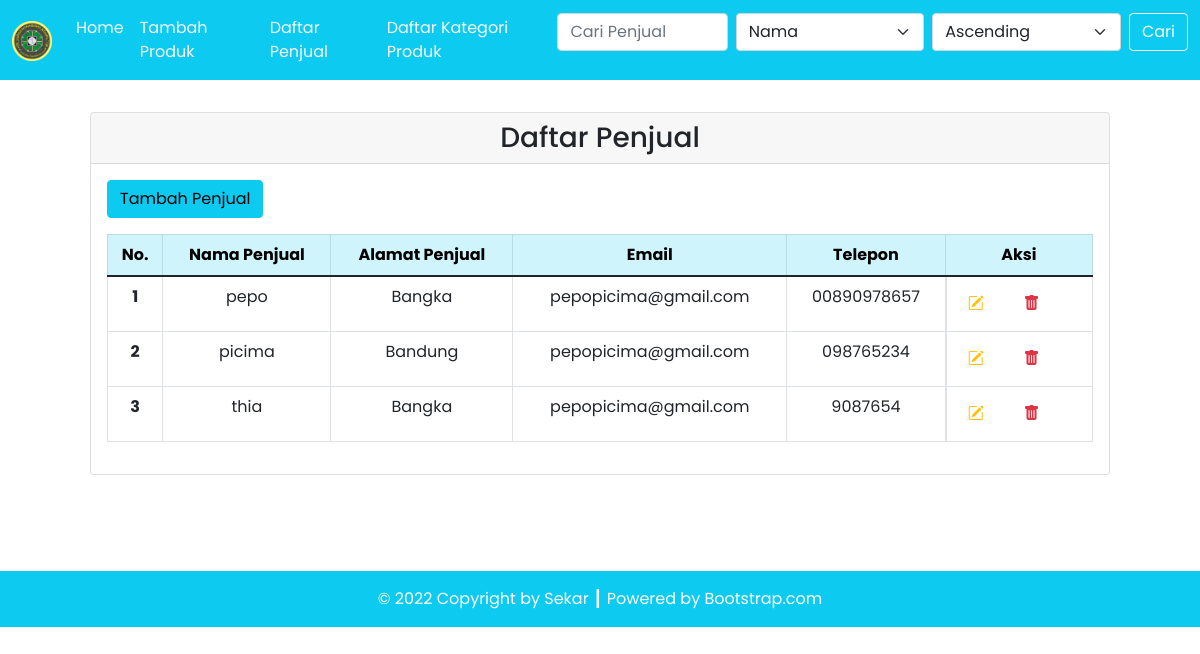
The app's page /penjual.php with its own data.
### tables this page shows
CREATE TABLE `penjual` (
  `id_penjual` int(11) NOT NULL,
  `nama_penjual` varchar(255) DEFAULT NULL,
  `alamat_penjual` varchar(255) DEFAULT NULL,
  `email` varchar(255) DEFAULT NULL,
  `telepon` varchar(15) DEFAULT NULL
);

### src/config/db.php (called while the page is built)
<?php
$DB_HOST = "localhost";
$DB_USERNAME = "root";
$DB_PASSWORD = "";
$DB_NAME = "db_dpbo1";

### src/classes/DB.php (called while the page is built, shortened)
<?php
class DB
{
    private $hostname;
    private $username;
    private $password;
    private $dbname;
    private $conn;
    private $result;
    function __construct($hostname, $username, $password, $dbname)
    {
        $this->hostname = $hostname;
        $this->username = $username;
        $this->password = $password;
        $this->dbname = $dbname;
    }
    function open()
    {
        $this->conn = mysqli_connect($this->hostname, $this->username, $this->password, $this->dbname);
    }
    function execute($query)
    {
        $this->result = mysqli_query($this->conn, $query);
    }
    function getResult()
    {
        return mysqli_fetch_array($this->result);
    }
}

### src/classes/Penjual.php (called while the page is built, shortened)
<?php
class Penjual extends DB
{
    function getPenjual($search = "", $sortColumn = 'nama_penjual', $sortOrder = 'asc')
    {
        $where = "";
        $allowedSortColumns = ['nama_penjual', 'alamat_penjual', 'email', 'telepon'];
        $sortColumn = in_array($sortColumn, $allowedSortColumns) ? $sortColumn : 'nama_penjual';
        $sortOrder = $sortOrder === 'desc' ? 'DESC' : 'ASC';
        $query = "SELECT * FROM penjual" . $where . " ORDER BY " . $sortColumn . " " . $sortOrder;
        return $this->execute($query);
    }
}
?>

### src/penjual.php (the view, shortened to what this page needs)
<?php
include('config/db.php');
include('classes/DB.php');
include('classes/Penjual.php');
$search = isset($_GET['search']) ? $_GET['search'] : '';
$sortColumn = isset($_GET['sortColumn']) ? $_GET['sortColumn'] : 'nama_penjual';
$sortOrder = isset($_GET['sortOrder']) ? $_GET['sortOrder'] : 'asc';
$penjual = new Penjual($DB_HOST, $DB_USERNAME, $DB_PASSWORD, $DB_NAME);
$penjual->open();
$penjual->getPenjual($search, $sortColumn, $sortOrder);
$header = '<tr>
<th scope="row">No.</th>
<th scope="row">Nama Penjual</th>
<th scope="row">Alamat Penjual</th>
<th scope="row">Email</th>
<th scope="row">Telepon</th>
<th scope="row">Aksi</th>
</tr>';
$data = null;
$no = 1;
while ($row = $penjual->getResult()) {
    $data .= '<tr>
    <th scope="row">' . $no . '</th>
    <td>' . $row['nama_penjual'] . '</td>
    <td>' . $row['alamat_penjual'] . '</td>
    <td>' . $row['email'] . '</td>
    <td>' . $row['telepon'] . '</td>
    <td style="font-size: 22px;" class="d-flex">
        <a href="form_penjual.php?id=' . $row['id_penjual'] . '" class="btn" title="Edit Data"><i class="bi bi-pencil-square text-warning"></i></a>&nbsp;
        <form method="post" action="">
            <input type="hidden" name="id_hapus" value="'. $row['id_penjual'] .'">
            <button type="submit" class="btn ms-2" name="hapus"><i class="bi bi-trash-fill text-danger"></i></button>
        </form>
        </td>
    </tr>';
    $no++;
}
?>

### records on screen
penjual: nama_penjual "pepo", alamat_penjual "Bangka", email "pepopicima@gmail.com", telepon "00890978657"
penjual: nama_penjual "picima", alamat_penjual "Bandung", email "pepopicima@gmail.com", telepon "098765234"
penjual: nama_penjual "thia", alamat_penjual "Bangka", email "pepopicima@gmail.com", telepon "9087654"
